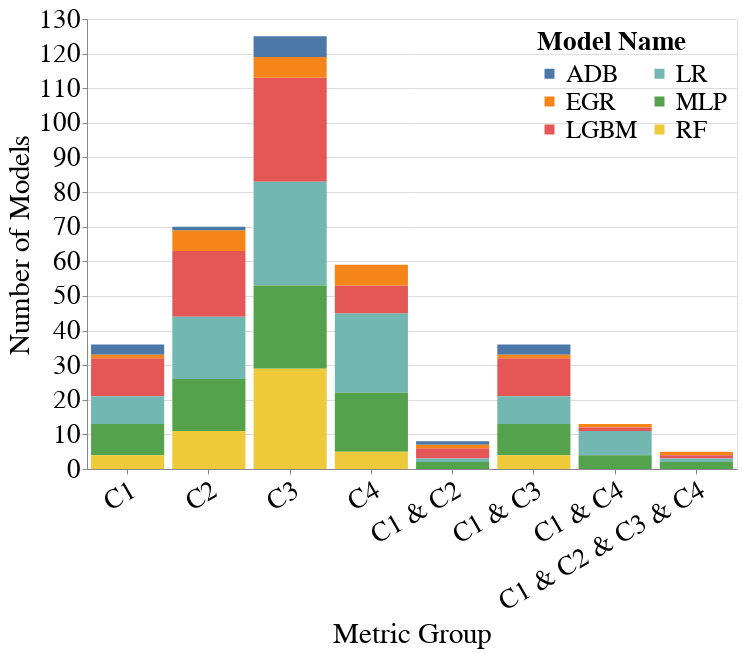

This figure's notebook cell:
### Markdown cell above
### Law School

### Code cell
# Metrics for constraints: [C1, C2, C3, C4]
metrics = ['Accuracy', 'Equalized_Odds_FNR', 'Label_Stability', 'Label_Stability_Ratio']
metrics_value_range_dct = {
    metrics[0]: [0.9, 1.0], # C1
    metrics[1]: [-0.05, 0.05], # C2
    metrics[2]: [0.92, 1.0], # C3
    metrics[3]: [0.95, 1.05], # C4
    f'{metrics[0]}&{metrics[1]}': None, # C1 + C2
    f'{metrics[0]}&{metrics[2]}': None, # C1 + C3
    f'{metrics[0]}&{metrics[3]}': None, # C1 + C4
    f'{metrics[0]}&{metrics[1]}&{metrics[2]}&{metrics[3]}': None, # C1 + C2 + C3 + C4
}
create_bar_chart_for_model_selection(all_subgroup_metrics_df,
                                     all_group_metrics_df,
                                     metrics_value_range_dct,
                                     dataset_name='Law_School',
                                     group='male&race',
                                     vals_to_replace=vals_to_replace)

### Figure 1 — Vega-Lite specification as saved in the notebook (floating-point values rounded to 4 significant figures)
{"config": {"view": {"continuousWidth": 400, "continuousHeight": 300}, "axis": {"labelFontSize": 27, "labelFontWeight": "normal", "labelLimit": 300, "tickMinStep": 1, "titleFontSize": 29, "titleFontWeight": "normal"}, "legend": {"columns": 2, "labelFontSize": 25, "labelLimit": 300, "legendX": 450, "legendY": 10, "orient": "none", "symbolStrokeWidth": 4, "titleFontSize": 27, "titleLimit": 220}, "title": {"fontSize": 27}}, "data": {"name": "data-6d7d09be05dc71414947bf5140e45068"}, "mark": "bar", "encoding": {"color": {"field": "Model_Name", "legend": {"title": "Model Name"}, "type": "nominal"}, "x": {"axis": {"labelAngle": -30}, "field": "Title", "sort": {"order": "ascending"}, "title": "Metric Group", "type": "nominal"}, "y": {"field": "Number_of_Models", "title": "Number of Models", "type": "quantitative"}}, "height": 450, "width": 650, "$schema": "https://vega.github.io/schema/vega-lite/v4.17.0.json", "datasets": {"data-6d7d09be05dc71414947bf5140e45068": [{"Model_Name": "LGBM", "Number_of_Models": 11, "Metric_Group": "Accuracy", "Alias": "C1", "Title": "C1"}, {"Model_Name": "MLP", "Number_of_Models": 9, "Metric_Group": "Accuracy", "Alias": "C1", "Title": "C1"}, {"Model_Name": "LR", "Number_of_Models": 8, "Metric_Group": "Accuracy", "Alias": "C1", "Title": "C1"}, {"Model_Name": "RF", "Number_of_Models": 4, "Metric_Group": "Accuracy", "Alias": "C1", "Title": "C1"}, {"Model_Name": "ADB", "Number_of_Models": 3, "Metric_Group": "Accuracy", "Alias": "C1", "Title": "C1"}, {"Model_Name": "EGR", "Number_of_Models": 1, "Metric_Group": "Accuracy", "Alias": "C1", "Title": "C1"}, {"Model_Name": "LGBM", "Number_of_Models": 19, "Metric_Group": "Equalized_Odds_FNR", "Alias": "C2", "Title": "C2"}, {"Model_Name": "LR", "Number_of_Models": 18, "Metric_Group": "Equalized_Odds_FNR", "Alias": "C2", "Title": "C2"}, {"Model_Name": "MLP", "Number_of_Models": 15, "Metric_Group": "Equalized_Odds_FNR", "Alias": "C2", "Title": "C2"}, {"Model_Name": "RF", "Number_of_Models": 11, "Metric_Group": "Equalized_Odds_FNR", "Alias": "C2", "Title": "C2"}, {"Model_Name": "EGR", "Number_of_Models": 6, "Metric_Group": "Equalized_Odds_FNR", "Alias": "C2", "Title": "C2"}, {"Model_Name": "ADB", "Number_of_Models": 1, "Metric_Group": "Equalized_Odds_FNR", "Alias": "C2", "Title": "C2"}, {"Model_Name": "LGBM", "Number_of_Models": 30, "Metric_Group": "Label_Stability", "Alias": "C3", "Title": "C3"}, {"Model_Name": "LR", "Number_of_Models": 30, "Metric_Group": "Label_Stability", "Alias": "C3", "Title": "C3"}, {"Model_Name": "RF", "Number_of_Models": 29, "Metric_Group": "Label_Stability", "Alias": "C3", "Title": "C3"}, {"Model_Name": "MLP", "Number_of_Models": 24, "Metric_Group": "Label_Stability", "Alias": "C3", "Title": "C3"}, {"Model_Name": "ADB", "Number_of_Models": 6, "Metric_Group": "Label_Stability", "Alias": "C3", "Title": "C3"}, {"Model_Name": "EGR", "Number_of_Models": 6, "Metric_Group": "Label_Stability", "Alias": "C3", "Title": "C3"}, {"Model_Name": "LR", "Number_of_Models": 23, "Metric_Group": "Label_Stability_Ratio", "Alias": "C4", "Title": "C4"}, {"Model_Name": "MLP", "Number_of_Models": 17, "Metric_Group": "Label_Stability_Ratio", "Alias": "C4", "Title": "C4"}, {"Model_Name": "LGBM", "Number_of_Models": 8, "Metric_Group": "Label_Stability_Ratio", "Alias": "C4", "Title": "C4"}, {"Model_Name": "EGR", "Number_of_Models": 6, "Metric_Group": "Label_Stability_Ratio", "Alias": "C4", "Title": "C4"}, {"Model_Name": "RF", "Number_of_Models": 5, "Metric_Group": "Label_Stability_Ratio", "Alias": "C4", "Title": "C4"}, {"Model_Name": "LGBM", "Number_of_Models": 3, "Metric_Group": "Accuracy&Equalized_Odds_FNR", "Alias": "C1 & C2", "Title": "C1 & C2"}, {"Model_Name": "MLP", "Number_of_Models": 2, "Metric_Group": "Accuracy&Equalized_Odds_FNR", "Alias": "C1 & C2", "Title": "C1 & C2"}, {"Model_Name": "ADB", "Number_of_Models": 1, "Metric_Group": "Accuracy&Equalized_Odds_FNR", "Alias": "C1 & C2", "Title": "C1 & C2"}, {"Model_Name": "EGR", "Number_of_Models": 1, "Metric_Group": "Accuracy&Equalized_Odds_FNR", "Alias": "C1 & C2", "Title": "C1 & C2"}, {"Model_Name": "LR", "Number_of_Models": 1, "Metric_Group": "Accuracy&Equalized_Odds_FNR", "Alias": "C1 & C2", "Title": "C1 & C2"}, {"Model_Name": "LGBM", "Number_of_Models": 11, "Metric_Group": "Accuracy&Label_Stability", "Alias": "C1 & C3", "Title": "C1 & C3"}, {"Model_Name": "MLP", "Number_of_Models": 9, "Metric_Group": "Accuracy&Label_Stability", "Alias": "C1 & C3", "Title": "C1 & C3"}, {"Model_Name": "LR", "Number_of_Models": 8, "Metric_Group": "Accuracy&Label_Stability", "Alias": "C1 & C3", "Title": "C1 & C3"}, {"Model_Name": "RF", "Number_of_Models": 4, "Metric_Group": "Accuracy&Label_Stability", "Alias": "C1 & C3", "Title": "C1 & C3"}, {"Model_Name": "ADB", "Number_of_Models": 3, "Metric_Group": "Accuracy&Label_Stability", "Alias": "C1 & C3", "Title": "C1 & C3"}, {"Model_Name": "EGR", "Number_of_Models": 1, "Metric_Group": "Accuracy&Label_Stability", "Alias": "C1 & C3", "Title": "C1 & C3"}, {"Model_Name": "LR", "Number_of_Models": 7, "Metric_Group": "Accuracy&Label_Stability_Ratio", "Alias": "C1 & C4", "Title": "C1 & C4"}, {"Model_Name": "MLP", "Number_of_Models": 4, "Metric_Group": "Accuracy&Label_Stability_Ratio", "Alias": "C1 & C4", "Title": "C1 & C4"}, {"Model_Name": "EGR", "Number_of_Models": 1, "Metric_Group": "Accuracy&Label_Stability_Ratio", "Alias": "C1 & C4", "Title": "C1 & C4"}, {"Model_Name": "LGBM", "Number_of_Models": 1, "Metric_Group": "Accuracy&Label_Stability_Ratio", "Alias": "C1 & C4", "Title": "C1 & C4"}, {"Model_Name": "MLP", "Number_of_Models": 2, "Metric_Group": "Accuracy&Equalized_Odds_FNR&Label_Stability&Label_Stability_Ratio", "Alias": "C1 & C2 & C3 & C4", "Title": "C1 & C2 & C3 & C4"}, {"Model_Name": "EGR", "Number_of_Models": 1, "Metric_Group": "Accuracy&Equalized_Odds_FNR&Label_Stability&Label_Stability_Ratio", "Alias": "C1 & C2 & C3 & C4", "Title": "C1 & C2 & C3 & C4"}, {"Model_Name": "LGBM", "Number_of_Models": 1, "Metric_Group": "Accuracy&Equalized_Odds_FNR&Label_Stability&Label_Stability_Ratio", "Alias": "C1 & C2 & C3 & C4", "Title": "C1 & C2 & C3 & C4"}, {"Model_Name": "LR", "Number_of_Models": 1, "Metric_Group": "Accuracy&Equalized_Odds_FNR&Label_Stability&Label_Stability_Ratio", "Alias": "C1 & C2 & C3 & C4", "Title": "C1 & C2 & C3 & C4"}]}}
